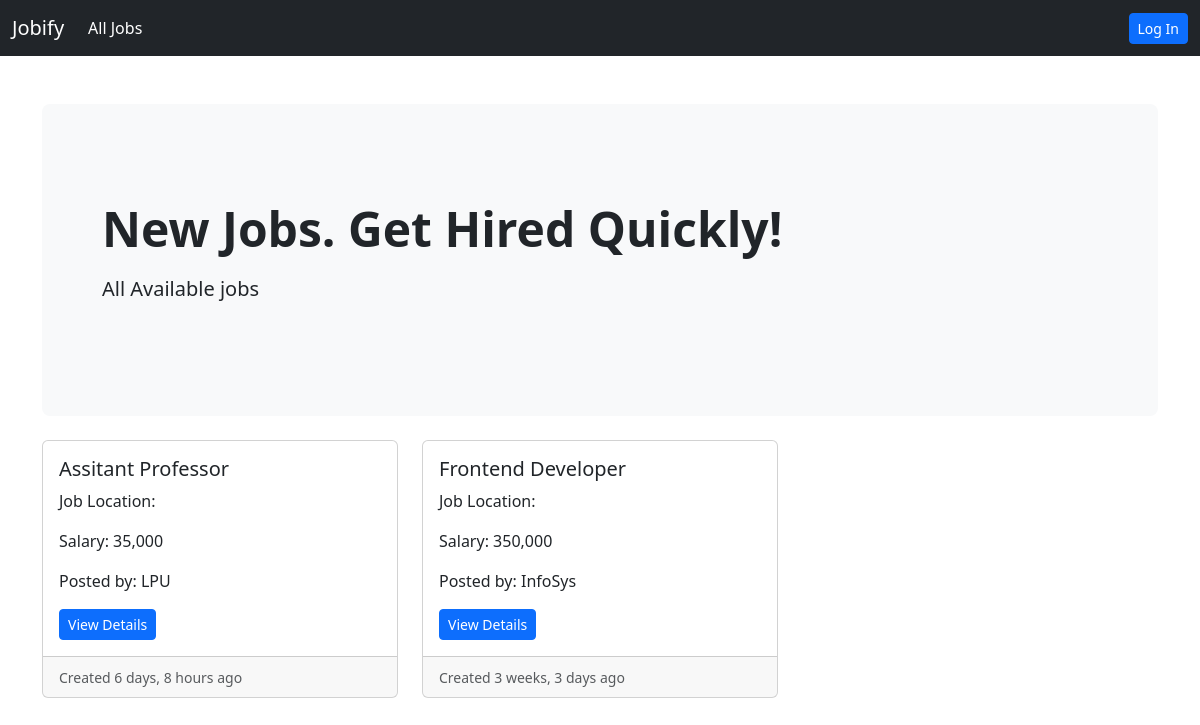
The app's page /job-listing with its own data.
### job/models.py (models this page shows, shortened)
class Job(models.Model):
    job_type_choices=(
        ('Remote','Remote'),
        ('Onsite','Onsite'),
        ('Hybrid','Hybrid'),
    )
    user=models.ForeignKey(User,on_delete=models.CASCADE)
    company=models.ForeignKey(Company,on_delete=models.CASCADE)
    title=models.CharField(max_length=100)
    city=models.CharField(max_length=100)
    salary=models.PositiveBigIntegerField(default=35000)
    requirements=models.TextField()
    ideal_candidate=models.TextField()
    is_available=models.BooleanField(default=True)
    timestamp=models.DateTimeField(auto_now_add=True)
    industry=models.ForeignKey(Industry,on_delete=models.DO_NOTHING,null=True,blank=True)
    state=models.ForeignKey(State,on_delete=models.DO_NOTHING,null=True,blank=True)
    job_type=models.CharField(max_length=20,choices=job_type_choices,null=True, blank=True)

### company/models.py (models this page shows)
class Company(models.Model):
    user=models.OneToOneField(User,on_delete=models.CASCADE)
    name=models.CharField(max_length=100,null=True,blank=True)
    est_date=models.PositiveIntegerField(null=True,blank=True)
    city=models.CharField(max_length=100,null=True,blank=True)
    state=models.CharField(max_length=100,null=True,blank=True)
    def __str__(self):
        return self.name

### website/views.py (the view)
# urls.py: path('job-listing',views.job_listing,name='job-listing'),
def job_listing(request):
    jobs=Job.objects.filter(is_available=True).order_by('-timestamp')
    context={'jobs': jobs}
    return render(request,'website/job_listing.html',context)

### templates/website/job_listing.html
{%extends 'base.html'%}
{%load humanize%}
{%block content%}
<section>
    <div class="p-5 mb-4 bg-light rounded-3">
        <div class="container-fluid py-5">
            <h2 class="display-5 fw-bold">New Jobs. Get Hired Quickly!</h2>
            <p class="col-md-8 fs-5 mt-3">
                All Available jobs
            </p>
        </div>
    </div>
</section>
<div class="row row-cols-1 row-cols-md-3 g-4">
    {%if jobs%}
    {% for job in jobs %}
    <div class="col">
        <div class="card h-100">
            <div class="card-body">
                <h5 class="card-title">{{job.title}}</h5>
                <p class="card-text">Job Location: {{job.location}}</p>
                <p class="card-text">Salary: {{job.salary|intcomma}}</p>
                <p class="card-text">Posted by: {{job.company}}</p>
                <a class="btn btn-primary btn-sm"href="{%url 'job-details' job.pk %}">View Details</a>
            </div>
            <div class="card-footer">
                <small class="text-muted">Created {{job.timestamp|naturaltime}}</small>
            </div>
        </div>
    </div>
    {%endfor%}
    {%endif%}
</div>
<br>
{%endblock content%}

### records on screen
Job: title "Assitant Professor", salary "35,000", company "LPU", timestamp "6 days, 8 hours ago"
Job: title "Frontend Developer", salary "350,000", company "InfoSys", timestamp "3 weeks, 3 days ago"
